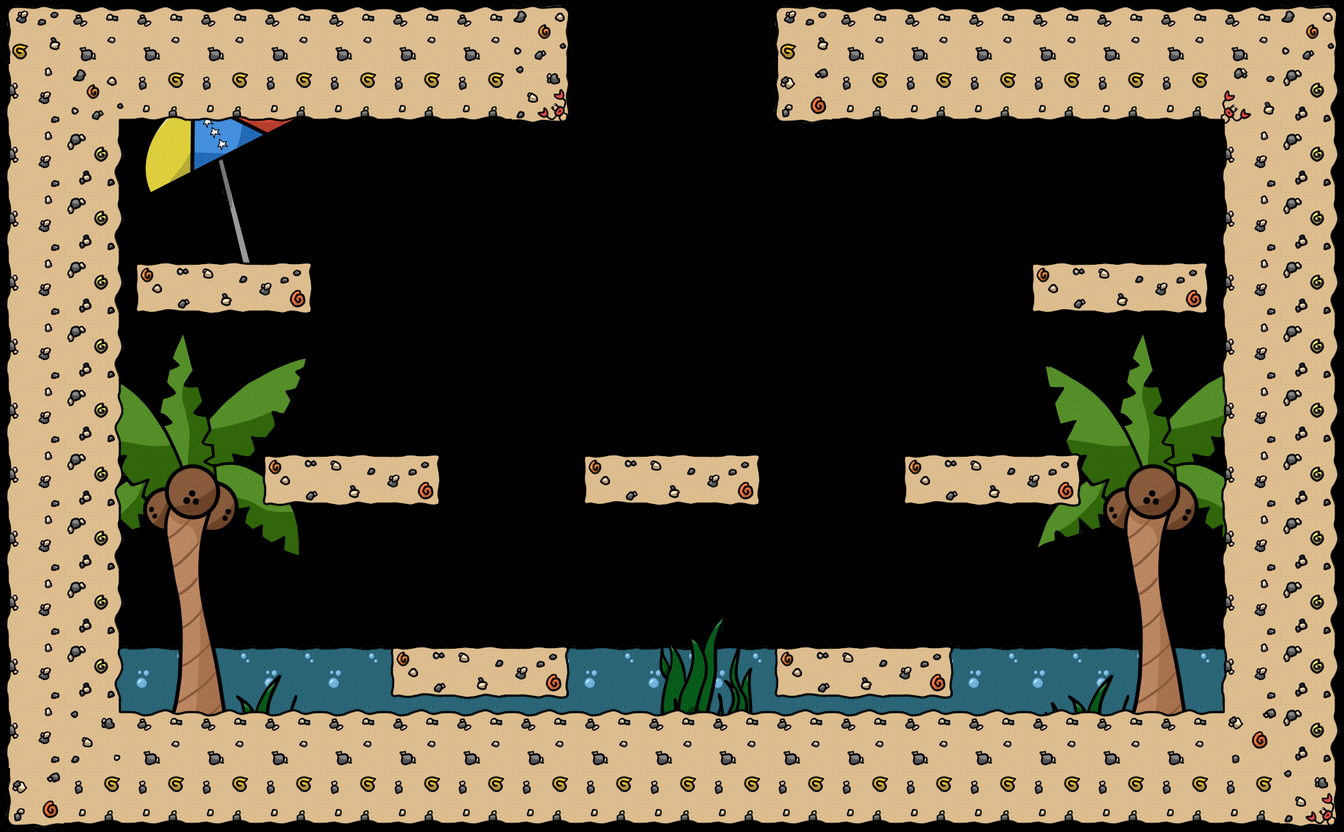

Rendered tile map (Tiled .tmx) drawn with the repository's tilesets; below, a short description and the map source with its tile grids summarised:
An orthogonal 21x13 tile map with 64x64 px tiles, 4 tile layers (Capa de patrones 2, Capa de patrones 4, Capa de patrones 3, Capa de patrones 1), 2 tilesets and 47 objects (24x 0, 20x 1, 3).

<map version="1.0" orientation="orthogonal" width="21" height="13" tilewidth="64" tileheight="64">
 <tileset firstgid="1" name="pack" tilewidth="64" tileheight="64" spacing="2" margin="2">
  <image source="pack_03.png" width="926" height="200" />
 </tileset>
 <tileset firstgid="43" name="pack_e" tilewidth="64" tileheight="64">
  <image source="pack_e_03.png" width="832" height="832" />
 </tileset>
 <layer name="Capa de patrones 2" width="21" height="13">
  <data>[273 cells, 38 non-empty, 2 distinct tile ids]</data>
 </layer>
 <layer name="Capa de patrones 4" width="21" height="13">
  <data>[273 cells, 18 non-empty, 6 distinct tile ids]</data>
 </layer>
 <layer name="Capa de patrones 3" width="21" height="13">
  <data>[273 cells, 68 non-empty, 40 distinct tile ids]</data>
 </layer>
 <layer name="Capa de patrones 1" width="21" height="13">
  <data>[273 cells, 135 non-empty, 15 distinct tile ids]</data>
 </layer>
 <objectgroup name="border" width="21" height="13">
  <object type="1" x="393" y="652">
   <polyline points="-1,-3 -1,44" />
  </object>
  <object type="0" x="431" y="646">
   <polyline points="-37,2 136,2" />
  </object>
  <object type="1" x="567" y="656">
   <polyline points="1,-7 1,42" />
  </object>
  <object type="0" x="431" y="694">
   <polyline points="-30,3 127,2" />
  </object>
  <object x="567" y="139">
   <polyline points="-3,-127 -1,-21 -448,-23 -450,573 660,572 660,-24 209,-20 211,-130" />
  </object>
  <object type="1" x="777" y="651">
   <polyline points="-1,-3 -1,44" />
  </object>
  <object type="1" x="951" y="655">
   <polyline points="1,-7 1,42" />
  </object>
  <object type="0" x="815" y="645">
   <polyline points="-37,2 136,2" />
  </object>
  <object type="0" x="815" y="693">
   <polyline points="-30,3 127,2" />
  </object>
  <object type="1" x="905" y="459">
   <polyline points="-1,-3 -1,44" />
  </object>
  <object type="1" x="1079" y="463">
   <polyline points="1,-7 1,42" />
  </object>
  <object type="0" x="943" y="453">
   <polyline points="-37,2 136,2" />
  </object>
  <object type="0" x="943" y="501">
   <polyline points="-30,3 127,2" />
  </object>
  <object type="1" x="1033" y="267">
   <polyline points="-1,-3 -1,44" />
  </object>
  <object type="1" x="1207" y="271">
   <polyline points="1,-7 1,42" />
  </object>
  <object type="0" x="1071" y="261">
   <polyline points="-37,2 136,2" />
  </object>
  <object type="0" x="1071" y="309">
   <polyline points="-30,3 127,2" />
  </object>
  <object type="1" x="138" y="268">
   <polyline points="-1,-3 -1,44" />
  </object>
  <object type="1" x="312" y="272">
   <polyline points="1,-7 1,42" />
  </object>
  <object type="0" x="176" y="262">
   <polyline points="-37,2 136,2" />
  </object>
  <object type="0" x="176" y="310">
   <polyline points="-30,3 127,2" />
  </object>
  <object type="1" x="265" y="460">
   <polyline points="-1,-3 -1,44" />
  </object>
  <object type="1" x="439" y="464">
   <polyline points="1,-7 1,42" />
  </object>
  <object type="0" x="303" y="454">
   <polyline points="-37,2 136,2" />
  </object>
  <object type="0" x="303" y="502">
   <polyline points="-30,3 127,2" />
  </object>
  <object type="1" x="585" y="460">
   <polyline points="-1,-3 -1,44" />
  </object>
  <object type="0" x="623" y="454">
   <polyline points="-37,2 136,2" />
  </object>
  <object type="0" x="623" y="502">
   <polyline points="-30,3 127,2" />
  </object>
  <object type="1" x="759" y="464">
   <polyline points="1,-7 1,42" />
  </object>
 </objectgroup>
 <objectgroup name="player" width="21" height="13">
  <object type="0" x="640" y="384" width="64" height="64" />
 </objectgroup>
 <objectgroup name="water" width="21" height="13">
  <object x="122" y="666">
   <polyline points="-3,3 1106,3" />
  </object>
 </objectgroup>
 <objectgroup name="logic" width="21" height="13">
  <object type="0" x="448" y="640" width="64" height="64">
   <properties>
    <property name="color" value="2" />
   </properties>
  </object>
  <object type="0" x="832" y="640" width="64" height="64">
   <properties>
    <property name="color" value="2" />
   </properties>
  </object>
  <object type="1" x="576" y="64" width="64" height="64">
   <properties>
    <property name="color" value="2" />
   </properties>
  </object>
  <object type="1" x="640" y="64" width="64" height="64">
   <properties>
    <property name="color" value="2" />
   </properties>
  </object>
  <object type="1" x="704" y="64" width="64" height="64">
   <properties>
    <property name="color" value="2" />
   </properties>
  </object>
  <object type="1" x="640" y="0" width="64" height="64">
   <properties>
    <property name="color" value="0" />
   </properties>
  </object>
  <object type="1" x="704" y="0" width="64" height="64">
   <properties>
    <property name="color" value="2" />
   </properties>
  </object>
  <object type="1" x="576" y="0" width="64" height="64">
   <properties>
    <property name="color" value="2" />
   </properties>
  </object>
 </objectgroup>
 <objectgroup name="boss" width="21" height="13">
  <object type="3" x="1280" y="0" width="64" height="64" />
  <object type="0" x="1280" y="384" width="64" height="64" />
  <object type="0" x="1280" y="576" width="64" height="64" />
  <object type="0" x="1280" y="192" width="64" height="64" />
  <object type="0" x="0" y="192" width="64" height="64" />
  <object type="0" x="0" y="384" width="64" height="64" />
  <object type="0" x="0" y="576" width="64" height="64" />
 </objectgroup>
 <objectgroup name="end" width="21" height="13">
  <object type="0" x="672" y="320" width="64" height="64" />
 </objectgroup>
</map>